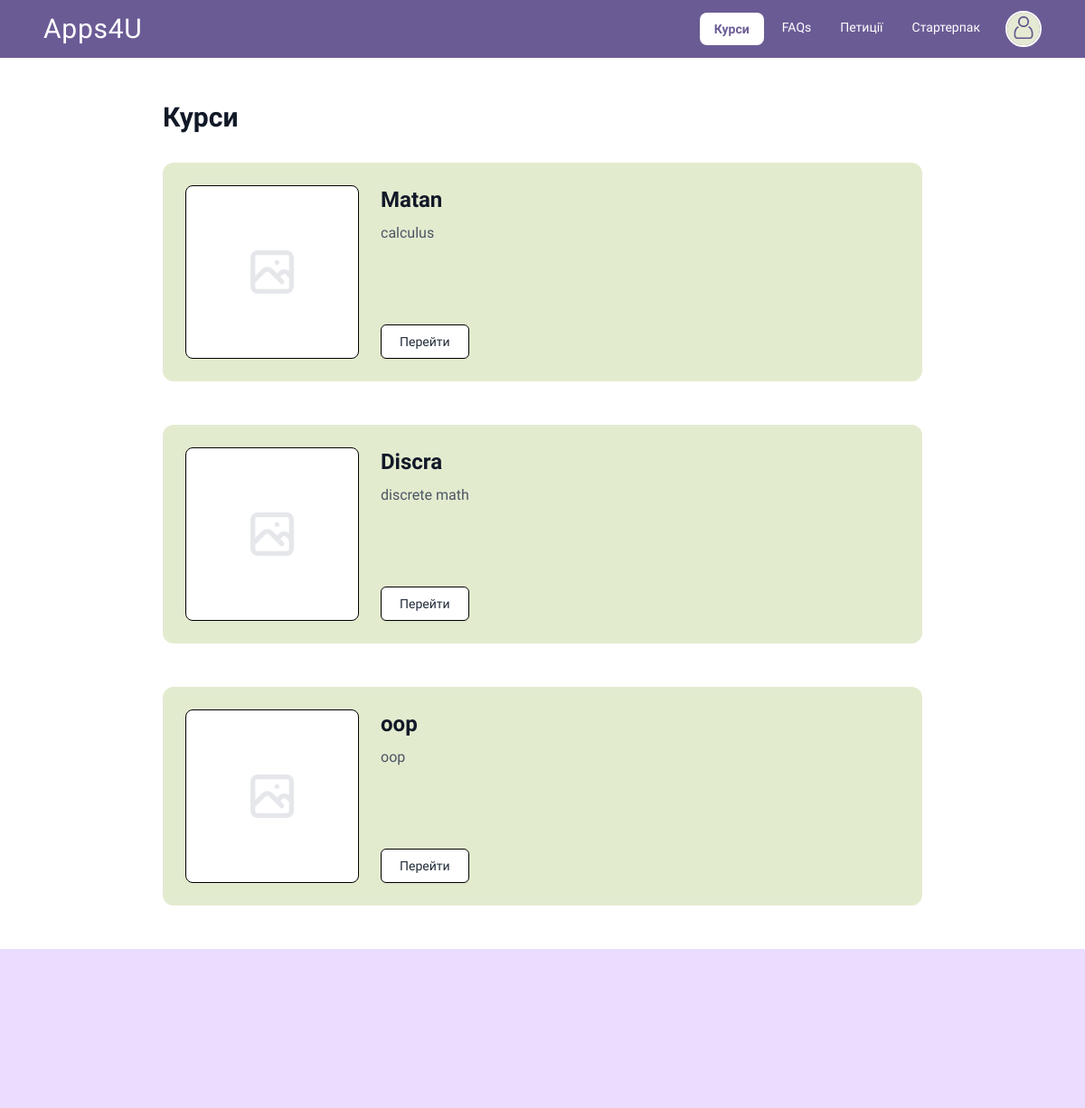
The app's page /сourses/ (signed in) with its own data.
### users/models.py (models this page shows, shortened)
class Profile(models.Model):
    YEAR_CHOICES = [
        (1, 'перший курс'),
        (2, 'другий курс'),
        (3, 'третій курс'),
        (4, 'четвертий курс'),
    ]
    MAJOR_CHOICES = [
        ('CS', "Комп'ютерні Науки"),
        ('RO', 'Робототехніка'),
        ('DA', 'ІТ та Аналітика Рішень'),
    ]
    user = models.OneToOneField(User, on_delete=models.CASCADE)
    about = models.TextField(max_length=500,blank=True)
    icon = models.ImageField(upload_to='profile_pics/', default='profile_pics/default.jpg')
    major = models.CharField(
        max_length=2,
        choices=MAJOR_CHOICES,
        default='NONE'
    )
    year_of_study = models.IntegerField(
        choices=YEAR_CHOICES,
        default=0,
        verbose_name="Current Course Year"
    )

### courses/models.py (models this page shows, shortened)
class Course(models.Model):
    title = models.CharField(max_length=200)
    slug = models.SlugField(unique=True, blank=True)
    course_id = models.CharField(max_length=10, unique=True)
    description = models.TextField(blank=True)

### courses/views.py (called while the page is built)
@login_required
def course_list(request):
    courses = Course.objects.all()
    return render(request, 'courses/courses.html', {'courses': courses})

### courses/templates/courses/courses.html (shortened to what this page needs)
{% load static %}
<!DOCTYPE html>
<html lang="uk">
<head>
    <script src="https://cdn.tailwindcss.com"></script>
</head>
<body class="min-h-screen flex flex-col bg-white">
    <header class="bg-[#6B5B95] text-white h-16 py-2 px-6 md:px-12 flex items-center justify-between fixed top-0 left-0 w-full z-50">
        <div class="text-3xl tracking-wide font-logo flex-shrink-0">
            <a href="{% url 'home' %}">Apps4U</a>
        </div>
        <div class="flex items-center space-x-4">
            <nav class="hidden md:flex space-x-2">
                <a href="{% url 'course_list' %}"
                class="px-4 py-2 text-sm rounded-lg transition-all duration-200
                {% if request.resolver_match.url_name == 'course_list' %}
                    bg-white text-[#6B5B95] font-bold
                {% else %}
                    text-white hover:text-gray-200
                {% endif %}">Курси</a>
                <a href="{% url 'faq_list' %}" class="px-3 py-1.5 text-sm hover:text-gray-200 transition">FAQs</a>
                <a href="#" class="px-3 py-1.5 text-sm hover:text-gray-200 transition">Петиції</a>
                <a href="{% url 'starter_pack' %}" class="px-3 py-1.5 text-sm hover:text-gray-200 transition">Стартерпак</a>
            </nav>
            <a href="{% url 'profile' %}" class="group flex items-center">
                <div class="w-10 h-10 rounded-full overflow-hidden border-2 border-white group-hover:border-[#E0E8D0] transition-colors duration-300">
                    <img src="{{ user.profile.icon.url }}" alt="Profile Picture" class="w-full h-full object-cover">
                </div>
            </a>
        </div>
    </header>
    <main class="flex-grow pt-28 pb-12 px-6 md:px-20 max-w-[1000px] mx-auto w-full">
      <h1 class="text-3xl font-bold mb-8 text-gray-900">Курси</h1>
      <div class="flex flex-col gap-12">
          {% for course in courses %}
          <div class="bg-[#E3EBCF] rounded-xl p-6 flex flex-col sm:flex-row gap-6 border border-transparent hover:border-black transition">
              <div class="w-full sm:w-48 h-48 bg-[#FFFFFF] rounded-lg flex items-center justify-center flex-shrink-0 border border-black">
              </div>
              <div class="flex flex-col justify-start w-full">
                  <h2 class="text-2xl font-bold text-gray-900 mb-2">{{ course.title }}</h2>
                  <p class="text-gray-600 mb-6 text-base leading-relaxed">
                      {{ course.description|default:"Body text for whatever you'd like to say. Add main takeaway points, quotes, anecdotes, or even a very very short story." }}
                  </p>
                  <div class="mt-auto">
                      <a href="{% url 'course_detail' course.slug %}" class="inline-flex items-center justify-center bg-white border border-black text-gray-800 rounded-md px-5 py-2 text-sm font-medium hover:bg-gray-50 transition shadow-sm">
                          Перейти
                      </a>
                  </div>
              </div>
          </div>
          {% endfor %}
      </div>
  </main>
  <footer class="bg-[#EADDFF] pt-12 pb-32 px-6 md:px-20">
  </footer>

### courses/templates/courses/courses.html (style rules this page uses)
body { font-family: 'SN Pro', sans-serif; }
.font-logo { font-family: 'Russo One', sans-serif; }

### records on screen
Course: title "Matan", description "calculus"
Course: title "Discra", description "discrete math"
Course: title "oop", description "oop"
